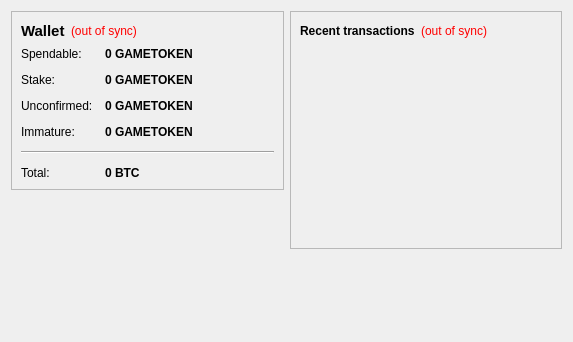
<?xml version="1.0" encoding="UTF-8"?>
<ui version="4.0">
 <class>OverviewPage</class>
 <widget class="QWidget" name="OverviewPage">
  <property name="geometry">
   <rect>
    <x>0</x>
    <y>0</y>
    <width>573</width>
    <height>342</height>
   </rect>
  </property>
  <property name="windowTitle">
   <string>Form</string>
  </property>
  <layout class="QHBoxLayout" name="horizontalLayout" stretch="1,1">
   <item>
    <layout class="QVBoxLayout" name="verticalLayout_2">
     <item>
      <widget class="QFrame" name="frame">
       <property name="frameShape">
        <enum>QFrame::StyledPanel</enum>
       </property>
       <property name="frameShadow">
        <enum>QFrame::Raised</enum>
       </property>
       <layout class="QVBoxLayout" name="verticalLayout_4">
        <item>
         <layout class="QHBoxLayout" name="horizontalLayout_4">
          <item>
           <widget class="QLabel" name="label_5">
            <property name="font">
             <font>
              <pointsize>11</pointsize>
              <weight>75</weight>
              <bold>true</bold>
             </font>
            </property>
            <property name="text">
             <string>Wallet</string>
            </property>
           </widget>
          </item>
          <item>
           <widget class="QLabel" name="labelWalletStatus">
            <property name="toolTip">
             <string>The displayed information may be out of date. Your wallet automatically synchronizes with the GameToken network after a connection is established, but this process has not completed yet.</string>
            </property>
            <property name="styleSheet">
             <string notr="true">QLabel { color: red; }</string>
            </property>
            <property name="text">
             <string notr="true">(out of sync)</string>
            </property>
            <property name="alignment">
             <set>Qt::AlignLeading|Qt::AlignLeft|Qt::AlignVCenter</set>
            </property>
           </widget>
          </item>
          <item>
           <spacer name="horizontalSpacer_2">
            <property name="orientation">
             <enum>Qt::Horizontal</enum>
            </property>
            <property name="sizeHint" stdset="0">
             <size>
              <width>40</width>
              <height>20</height>
             </size>
            </property>
           </spacer>
          </item>
         </layout>
        </item>
        <item>
         <layout class="QFormLayout" name="formLayout_2">
          <property name="fieldGrowthPolicy">
           <enum>QFormLayout::AllNonFixedFieldsGrow</enum>
          </property>
          <property name="horizontalSpacing">
           <number>12</number>
          </property>
          <property name="verticalSpacing">
           <number>12</number>
          </property>
          <item row="0" column="0">
           <widget class="QLabel" name="label">
            <property name="text">
             <string>Spendable:</string>
            </property>
           </widget>
          </item>
          <item row="0" column="1">
           <widget class="QLabel" name="labelBalance">
            <property name="font">
             <font>
              <weight>75</weight>
              <bold>true</bold>
             </font>
            </property>
            <property name="cursor">
             <cursorShape>IBeamCursor</cursorShape>
            </property>
            <property name="toolTip">
             <string>Your current spendable balance</string>
            </property>
            <property name="text">
             <string notr="true">0 GAMETOKEN</string>
            </property>
            <property name="textInteractionFlags">
             <set>Qt::LinksAccessibleByMouse|Qt::TextSelectableByKeyboard|Qt::TextSelectableByMouse</set>
            </property>
           </widget>
          </item>
          <item row="1" column="0">
           <widget class="QLabel" name="label_6">
            <property name="text">
             <string>Stake:</string>
            </property>
           </widget>
          </item>
          <item row="1" column="1">
           <widget class="QLabel" name="labelStake">
            <property name="font">
             <font>
              <weight>75</weight>
              <bold>true</bold>
             </font>
            </property>
            <property name="cursor">
             <cursorShape>IBeamCursor</cursorShape>
            </property>
            <property name="toolTip">
             <string>Total of coins that was staked, and do not yet count toward the current balance</string>
            </property>
            <property name="text">
             <string notr="true">0 GAMETOKEN</string>
            </property>
            <property name="textInteractionFlags">
             <set>Qt::LinksAccessibleByMouse|Qt::TextSelectableByKeyboard|Qt::TextSelectableByMouse</set>
            </property>
           </widget>
          </item>
          <item row="2" column="0">
           <widget class="QLabel" name="label_3">
            <property name="text">
             <string>Unconfirmed:</string>
            </property>
           </widget>
          </item>
          <item row="2" column="1">
           <widget class="QLabel" name="labelUnconfirmed">
            <property name="font">
             <font>
              <weight>75</weight>
              <bold>true</bold>
             </font>
            </property>
            <property name="cursor">
             <cursorShape>IBeamCursor</cursorShape>
            </property>
            <property name="toolTip">
             <string>Total of transactions that have yet to be confirmed, and do not yet count toward the current balance</string>
            </property>
            <property name="text">
             <string notr="true">0 GAMETOKEN</string>
            </property>
            <property name="textInteractionFlags">
             <set>Qt::LinksAccessibleByMouse|Qt::TextSelectableByKeyboard|Qt::TextSelectableByMouse</set>
            </property>
           </widget>
          </item>
          <item row="3" column="0">
           <widget class="QLabel" name="labelImmatureText">
            <property name="text">
             <string>Immature:</string>
            </property>
           </widget>
          </item>
          <item row="3" column="1">
           <widget class="QLabel" name="labelImmature">
            <property name="font">
             <font>
              <weight>75</weight>
              <bold>true</bold>
             </font>
            </property>
            <property name="toolTip">
             <string>Mined balance that has not yet matured</string>
            </property>
            <property name="text">
             <string notr="true">0 GAMETOKEN</string>
            </property>
            <property name="textInteractionFlags">
             <set>Qt::LinksAccessibleByMouse|Qt::TextSelectableByKeyboard|Qt::TextSelectableByMouse</set>
            </property>
           </widget>
          </item>
          <item row="4" column="0" colspan="2">
           <widget class="Line" name="line">
            <property name="orientation">
             <enum>Qt::Horizontal</enum>
            </property>
           </widget>
          </item>
          <item row="5" column="0">
           <widget class="QLabel" name="labelTotalText">
            <property name="text">
             <string>Total:</string>
            </property>
           </widget>
          </item>
          <item row="5" column="1">
           <widget class="QLabel" name="labelTotal">
            <property name="font">
             <font>
              <weight>75</weight>
              <bold>true</bold>
             </font>
            </property>
            <property name="cursor">
             <cursorShape>IBeamCursor</cursorShape>
            </property>
            <property name="toolTip">
             <string>Your current total balance</string>
            </property>
            <property name="text">
             <string notr="true">0 BTC</string>
            </property>
            <property name="textInteractionFlags">
             <set>Qt::LinksAccessibleByMouse|Qt::TextSelectableByKeyboard|Qt::TextSelectableByMouse</set>
            </property>
           </widget>
          </item>
         </layout>
        </item>
       </layout>
      </widget>
     </item>
     <item>
      <spacer name="verticalSpacer">
       <property name="orientation">
        <enum>Qt::Vertical</enum>
       </property>
       <property name="sizeHint" stdset="0">
        <size>
         <width>20</width>
         <height>40</height>
        </size>
       </property>
      </spacer>
     </item>
    </layout>
   </item>
   <item>
    <layout class="QVBoxLayout" name="verticalLayout_3">
     <item>
      <widget class="QFrame" name="frame_2">
       <property name="frameShape">
        <enum>QFrame::StyledPanel</enum>
       </property>
       <property name="frameShadow">
        <enum>QFrame::Raised</enum>
       </property>
       <layout class="QVBoxLayout" name="verticalLayout">
        <item>
         <layout class="QHBoxLayout" name="horizontalLayout_2">
          <item>
           <widget class="QLabel" name="label_4">
            <property name="text">
             <string>&lt;b&gt;Recent transactions&lt;/b&gt;</string>
            </property>
           </widget>
          </item>
          <item>
           <widget class="QLabel" name="labelTransactionsStatus">
            <property name="toolTip">
             <string>The displayed information may be out of date. Your wallet automatically synchronizes with the GameToken network after a connection is established, but this process has not completed yet.</string>
            </property>
            <property name="styleSheet">
             <string notr="true">QLabel { color: red; }</string>
            </property>
            <property name="text">
             <string notr="true">(out of sync)</string>
            </property>
            <property name="alignment">
             <set>Qt::AlignRight|Qt::AlignTrailing|Qt::AlignVCenter</set>
            </property>
           </widget>
          </item>
          <item>
           <spacer name="horizontalSpacer">
            <property name="orientation">
             <enum>Qt::Horizontal</enum>
            </property>
            <property name="sizeHint" stdset="0">
             <size>
              <width>40</width>
              <height>20</height>
             </size>
            </property>
           </spacer>
          </item>
         </layout>
        </item>
        <item>
         <widget class="QListView" name="listTransactions">
          <property name="styleSheet">
           <string notr="true">QListView { background: transparent; }</string>
          </property>
          <property name="frameShape">
           <enum>QFrame::NoFrame</enum>
          </property>
          <property name="verticalScrollBarPolicy">
           <enum>Qt::ScrollBarAlwaysOff</enum>
          </property>
          <property name="horizontalScrollBarPolicy">
           <enum>Qt::ScrollBarAlwaysOff</enum>
          </property>
          <property name="selectionMode">
           <enum>QAbstractItemView::NoSelection</enum>
          </property>
         </widget>
        </item>
       </layout>
      </widget>
     </item>
     <item>
      <spacer name="verticalSpacer_2">
       <property name="orientation">
        <enum>Qt::Vertical</enum>
       </property>
       <property name="sizeHint" stdset="0">
        <size>
         <width>20</width>
         <height>40</height>
        </size>
       </property>
      </spacer>
     </item>
    </layout>
   </item>
  </layout>
 </widget>
 <resources/>
 <connections/>
</ui>
